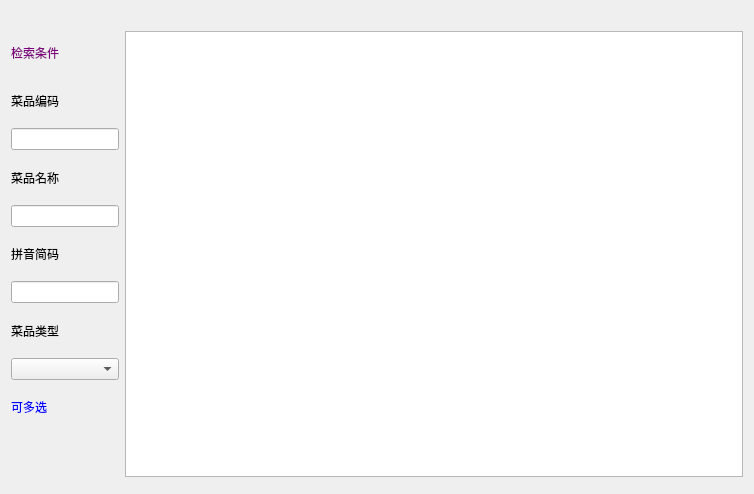
<?xml version="1.0" encoding="UTF-8"?>
<ui version="4.0">
 <class>w_bt_dish_suit_new_Dialog</class>
 <widget class="QDialog" name="w_bt_dish_suit_new_Dialog">
  <property name="geometry">
   <rect>
    <x>0</x>
    <y>0</y>
    <width>754</width>
    <height>494</height>
   </rect>
  </property>
  <property name="windowTitle">
   <string>Dialog</string>
  </property>
  <layout class="QVBoxLayout" name="verticalLayout_2">
   <item>
    <widget class="QLabel" name="label_7">
     <property name="styleSheet">
      <string notr="true">color:blue;</string>
     </property>
     <property name="text">
      <string/>
     </property>
    </widget>
   </item>
   <item>
    <layout class="QHBoxLayout" name="horizontalLayout" stretch="0,1">
     <item>
      <layout class="QVBoxLayout" name="verticalLayout">
       <item>
        <widget class="QLabel" name="label_6">
         <property name="styleSheet">
          <string notr="true">color:purple;</string>
         </property>
         <property name="text">
          <string>检索条件</string>
         </property>
        </widget>
       </item>
       <item>
        <widget class="QLabel" name="label">
         <property name="text">
          <string>菜品编码</string>
         </property>
        </widget>
       </item>
       <item>
        <widget class="QLineEdit" name="lineEdit_dishno"/>
       </item>
       <item>
        <widget class="QLabel" name="label_4">
         <property name="text">
          <string>菜品名称</string>
         </property>
        </widget>
       </item>
       <item>
        <widget class="QLineEdit" name="lineEdit_dishname"/>
       </item>
       <item>
        <widget class="QLabel" name="label_2">
         <property name="text">
          <string>拼音简码</string>
         </property>
        </widget>
       </item>
       <item>
        <widget class="QLineEdit" name="lineEdit_spell"/>
       </item>
       <item>
        <widget class="QLabel" name="label_3">
         <property name="text">
          <string>菜品类型</string>
         </property>
        </widget>
       </item>
       <item>
        <widget class="lds_ComboBox" name="comboBox_dishtype"/>
       </item>
       <item>
        <widget class="QLabel" name="label_5">
         <property name="styleSheet">
          <string notr="true">color:blue;</string>
         </property>
         <property name="text">
          <string>可多选</string>
         </property>
        </widget>
       </item>
       <item>
        <widget class="lds_toolbar" name="widget" native="true"/>
       </item>
      </layout>
     </item>
     <item>
      <widget class="lds_tableView" name="tableView"/>
     </item>
    </layout>
   </item>
   <item>
    <widget class="lds_toolbar" name="widget_2" native="true"/>
   </item>
  </layout>
 </widget>
 <customwidgets>
  <customwidget>
   <class>lds_toolbar</class>
   <extends>QFrame</extends>
   <header>lds_toolbar.h</header>
   <container>1</container>
  </customwidget>
  <customwidget>
   <class>lds_ComboBox</class>
   <extends>QComboBox</extends>
   <header>lds_combobox.h</header>
  </customwidget>
  <customwidget>
   <class>lds_tableView</class>
   <extends>QTableView</extends>
   <header>lds_tableview.h</header>
  </customwidget>
 </customwidgets>
 <resources/>
 <connections/>
</ui>
